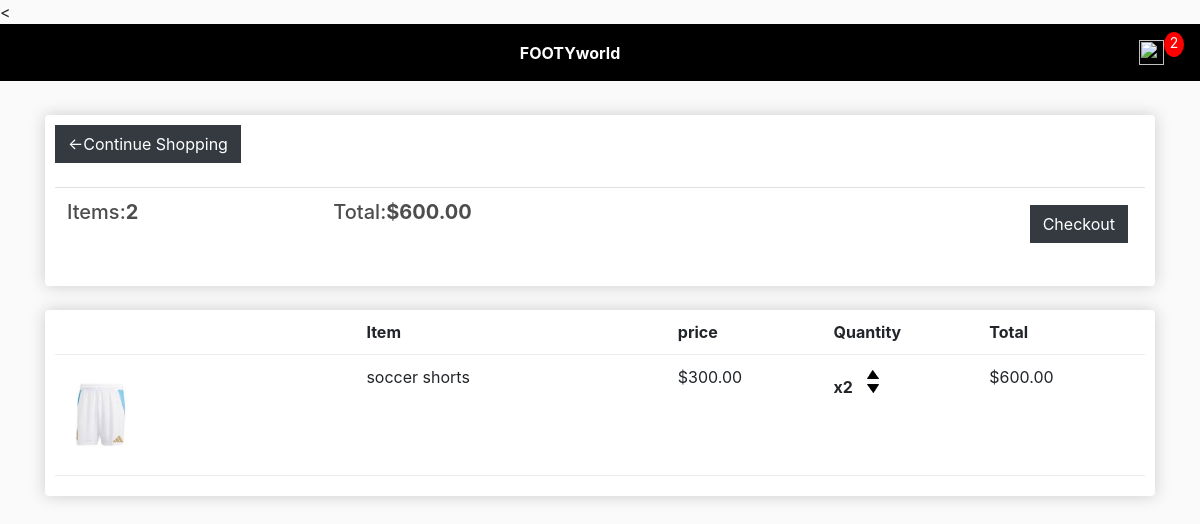
The app's page /cart/ (signed in) with its own data.
### shop/models.py (models this page shows, shortened)
class Order(models.Model):
	customer = models.ForeignKey(Customer, on_delete=models.SET_NULL, null=True, blank=True)
	date_ordered = models.DateTimeField(auto_now_add=True)
	complete = models.BooleanField(default=False)
	transaction_id = models.CharField(max_length=100, null=True)
	@property
	def get_cart_total(self):
		orderitems=self.orderitem_set.all()
		total=sum([item.get_total for item in orderitems])
		return total
	@property
	def get_cart_items(self):
		orderitems=self.orderitem_set.all()
		total=sum([item.quantity for item in orderitems])
		return total

class OrderItem(models.Model):
	product = models.ForeignKey(Product, on_delete=models.SET_NULL, null=True)
	order = models.ForeignKey(Order, on_delete=models.SET_NULL, null=True)
	quantity = models.IntegerField(default=0, null=True, blank=True)
	date_added = models.DateTimeField(auto_now_add=True)
	@property
	def get_total(self):
		total=self.product.price*self.quantity
		return total

class Product(models.Model):
	name = models.CharField(max_length=200)
	price = models.DecimalField(max_digits=7,decimal_places=2)
	digital = models.BooleanField(default=False,null=True, blank=True)
	image=models.ImageField(null=True,blank=True)
	@property
	def imageURL(self):
		try:
			url=self.image.url
		except:
			url=''
		return url

### shop/views.py (the view)
# urls.py: path('cart/', views.cart, name="cart"),
def cart(request):
	data = cartData(request)
	cartItems = data['cartItems']
	order = data['order']
	items = data['items']
	context = {'items':items, 'order':order, 'cartItems':cartItems}
	return render(request, 'shop/cart.html', context)

### shop/utils.py (called while the page is built)
def cartData(request):
	if request.user.is_authenticated:
		customer = request.user.customer
		order, created = Order.objects.get_or_create(customer=customer, complete=False)
		items = order.orderitem_set.all()
		cartItems = order.get_cart_items
	else:
		cookieData = cookieCart(request)
		cartItems = cookieData['cartItems']
		order = cookieData['order']
		items = cookieData['items']
	return {'cartItems':cartItems ,'order':order, 'items':items}

### shop/templates/shop/cart.html
{%extends 'shop/main.html'%}
{% load static %}
{% block content %}
<div class="row">
    <diV class="col-lg-12">
        <div class="box-element">
            <a class="btn btn-dark" href="{%url 'shop' %}">&#x2190;Continue Shopping </a>
            <br>
            <br>
            <table class="table">
                <tr>
                    <th><h5>Items:<strong>{{order.get_cart_items}}</strong></h5></th>
                    <th><h5>Total:<strong>${{order.get_cart_total}}</strong></h5></th>
                    <th>
                        <a style="float:right; margin:5px" class="btn btn-dark" href="{%url 'checkout' %}">Checkout</a>
                    </th>
                </tr>
            </table>
        </div>
        <br>
        <div class="box-element">
            <div class="cart-row">
                <div style="flex:2"></div>
                <div style="flex:2"><strong>Item</strong></div>
                <div style="flex:1"><strong>price</strong></div>
                <div style="flex:1"><strong>Quantity</strong></div>
                <div style="flex:1"><strong>Total</strong></div>
            </div>
            {% for item in items %}
            <div class="cart-row">
                <div style="flex:2"><img class="row-image" src="{{item.product.imageURL}}"></div>
                <div style="flex:2">{{item.product.name}}</div>
                <div style="flex:1">${{item.product.price|floatformat:2}}</div>
                <div style="flex:1">
                    <p class="quantity">x{{item.quantity}}</p>
                    <div class="quantity">
                        <img data-product="{{item.product.id}}" data-action="add" class="chg-quantity update-cart" src="{%static 'images/arrow-up.png' %}">
                        <img data-product="{{item.product.id}}" data-action="remove" class="chg-quantity update-cart" src="{%static 'images/arrow-down.png' %}"></div>
                </div>
                <div style="flex:1">${{item.get_total}}</div>
            </div>
            {% endfor %}
        </div>
    </diV>
</div>
{% endblock content %}

### static/css/main.css (style rules this page uses)
body { background-color: hsl(0, 0%, 98%); }
h1,h2,h3,h4,h5,h6 { color:hsl(0, 0%, 30%); }
.box-element { box-shadow:hsl(0, 0%, 80%) 0 0 16px; background-color: #fff; border-radius: 4px; padding: 10px; }
.col-lg-4, .col-lg-6, .col-lg-8, .col-lg-12 { margin-top: 10px; }
.btn { border-radius: 0; }
.row-image { width: 100px; }
.cart-row { display: flex; align-items: flex-stretch; padding-bottom: 10px; margin-bottom: 10px; border-bottom: 1px solid #ececec; }
.quantity { display: inline-block; font-weight: 700; padding-right:10px; }
.chg-quantity { width: 12px; cursor: pointer; display: block; margin-top: 5px; transition:.1s; }

### records on screen
Order: get_cart_items "2", get_cart_total "600.00"
OrderItem: product.imageURL (picture), product.name "soccer shorts", product.price "300.00", quantity "2", get_total "600.00"

### other values on screen
{{ cartItems }} "2"
